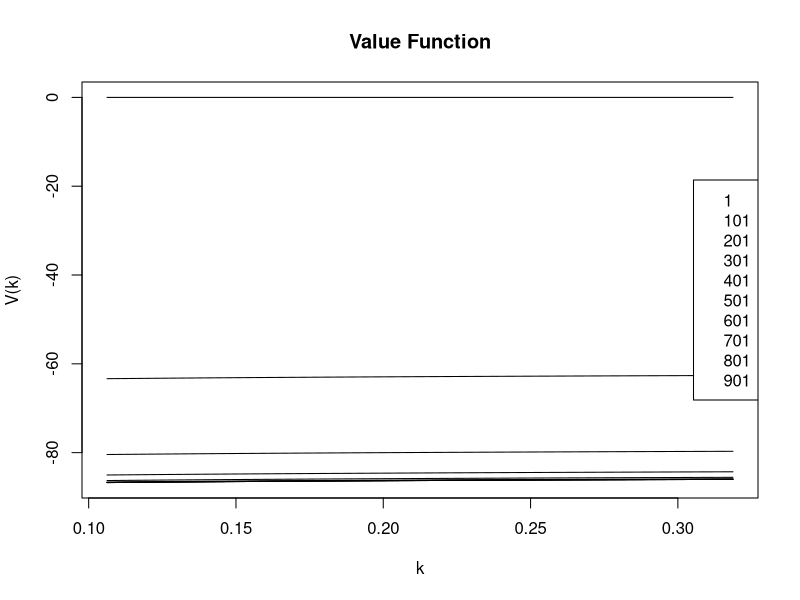
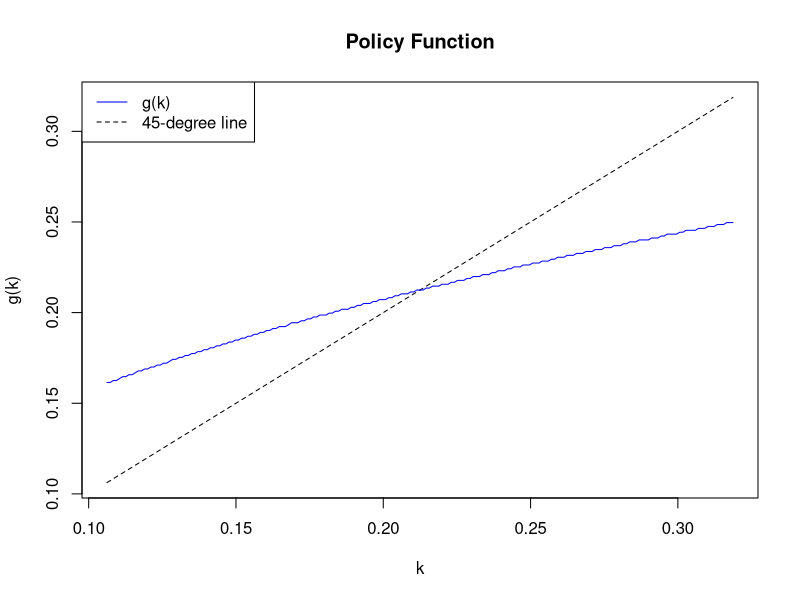

Reproduce these figures in R, in order.
# Base Model implementation in R

# Assign parameter values.
alpha = 0.400
beta  = 0.987
delta = 1.000
number_of_iterations = 1000

# Calculate the steady-state level of capital.
k_steady = ((1-beta*(1-delta))/(alpha*beta*1)) ^ (1/(alpha-1))  

# Create a range of capital values around steady-state (+/- 50%).
number_of_k_values = 201
k_low_pct = 0.50
k_high_pct = 1.50
k_values = seq(k_low_pct*k_steady, k_high_pct*k_steady, length.out=number_of_k_values)

# Initialize Value Function and Policy Function (as arrays).
Value_Function = array(0, c(number_of_iterations, number_of_k_values))
Policy_Function = array(0, c(number_of_iterations, number_of_k_values))

# Perform value function iteration.
for (iteration in 2:number_of_iterations)
  {
    for (ind_kt0 in 1:number_of_k_values)       # for each level of starting capital...
    {
      # Variables to store candidate optimal values for Value Function and Policy Function.
      v_max = -Inf
      kt1_optimal = 0
     
         for (ind_kt1 in 1:number_of_k_values)
         {
           # Calculate value of Value Function for given starting capital and next period capital choice.
           new_value_function_value = log((k_values[ind_kt0]^alpha) - k_values[ind_kt1] + (1-delta)*k_values[ind_kt0]) +
             beta*Value_Function[iteration-1, ind_kt1]
           
           # Check if this capital choice gives highest Value Function value.
           if (new_value_function_value > v_max)
           {
             # Update candidate values.
             v_max = new_value_function_value
             kt1_optimal = k_values[ind_kt1]
           }
         }
     
     # Update Value Function and Policy Function with optimal values.
     Value_Function[iteration, ind_kt0] = v_max
     Policy_Function[iteration, ind_kt0] = kt1_optimal
     }
}


# Plot various iterations of the Value Function.
plot(c(min(k_values),max(k_values)), c(min(Value_Function),max(Value_Function)), type="l", col="white", # hidden values to establish plot size
     main = "Value Function", xlab="k", ylab="V(k)")
for (iteration in seq(1,number_of_iterations, number_of_iterations/10))
{
  lines(k_values, Value_Function[iteration,])
}
legend("right", legend = seq(1,number_of_iterations, number_of_iterations/10))


# Plot final Policy Function.
plot(k_values, k_values, type="l", lty=2, col="black",
     main = "Policy Function", xlab = "k", ylab = "g(k)")
lines(k_values, Policy_Function[number_of_iterations,], col="blue")
legend("topleft", legend = c("g(k)", "45-degree line"), col=c("blue","black"), lty=c(1,2))
